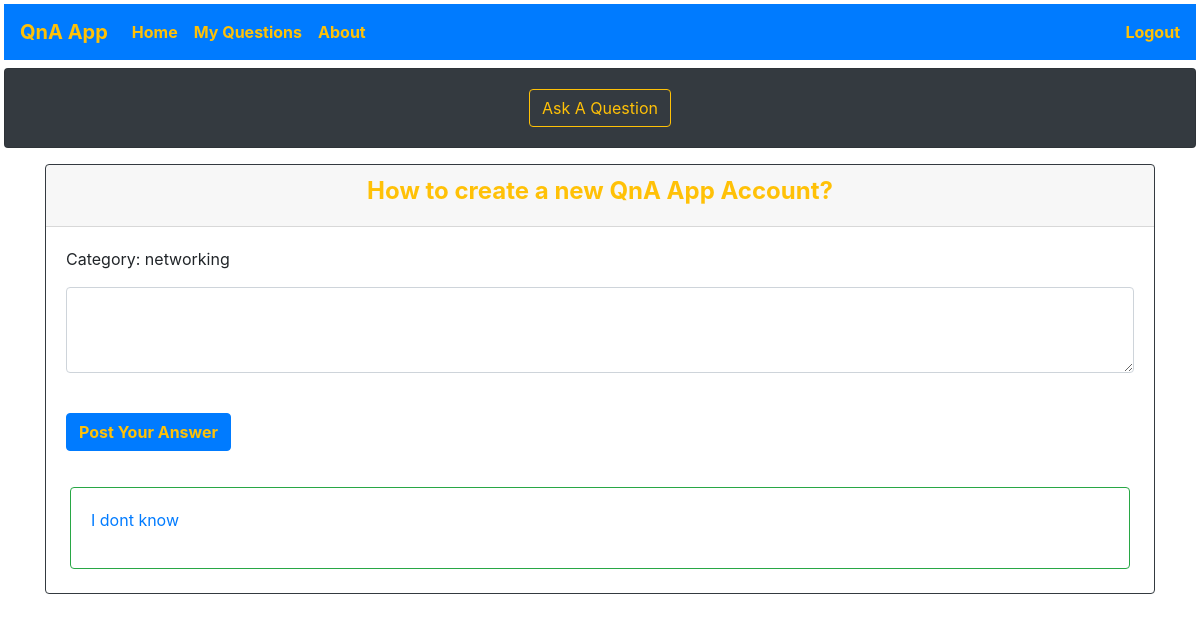
Screenshot of /viewaquestion/6/ (signed in) with the database file from the repository.
### models.py (models this page shows)
class Question(db.Model):
    id = db.Column(db.Integer, primary_key = True)
    question_text = db.Column(db.Text, nullable = False)
    category = db.Column(db.String(20), nullable = False)
    asked_by_id = db.Column(db.Integer, db.ForeignKey('user.id'))
    answers_to_question = db.relationship(
        'Answer',
        foreign_keys = 'Answer.for_question_id',
        backref='the_question',
        lazy=True
    )

class Answer(db.Model):
    id = db.Column(db.Integer, primary_key=True)
    answer_text = db.Column(db.Text, nullable=False)
    for_question_id = db.Column(db.Integer, db.ForeignKey('question.id'))

### app.py (the view, shortened to what this page needs)
@app.route('/viewaquestion/<int:question_id>/', methods=['GET', 'POST'])
@login_required
def view(question_id):
    question = Question.query.filter_by(id=question_id).first()
    answers = Answer.query.filter_by(for_question_id=question_id).all()
    return render_template('view.html', question=question, answers=answers)

### app.py (called while the page is built)
@login_manager.user_loader
def load_user(user_id):
    return User.query.get(user_id)

### templates/view.html
{% extends "base.html" %}
{% block content %}
<div class="container">
  <div class="card my-3 border-dark">
    <div class="card-header text-warning">
      <h4><b><center>{{ question.question_text }}</center></b></h4>
    </div>
    <div class="card-body">
      <form action="{{ url_for('view', question_id=question.id) }}" method="post">
        <div class="form-group">
        <div class="form-group">
          <p>Category: {{ question.category }}</p>
          <textarea name="answerText" class="form-control" rows="3"></textarea>
        </div>
        <br />
        <button type="submit" class="btn btn-primary text-warning"><b>Post Your Answer</b></button>
      </form>
    </div>
  </div>
  {% for answer in answers %}
  <div class="card mx-4 border-success">
    <div class="card-body">
      <a href="{{url_for('view',question_id = question.id)}}">
        <p>{{ answer.answer_text }}</p>
      </a>
    </div>
  </div>
  <br>
  {% endfor %}
  </div>
{% endblock %}

### rows the page displays
Question: question_text "How to create a new QnA App Account?", category "networking"
Answer: answer_text "I dont know"
